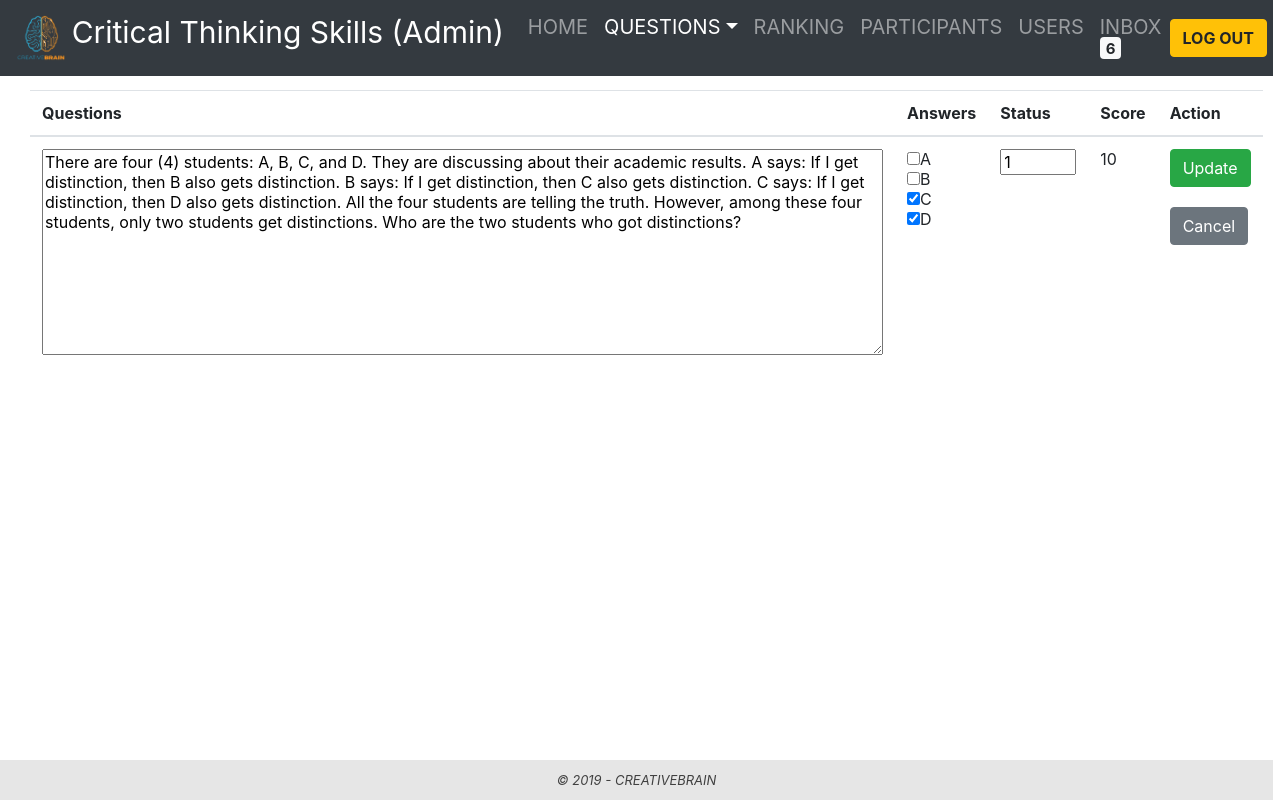
Screenshot of /admin/edit.php?edit=5 (signed in) with the database file from the repository.
### tables this page shows
CREATE TABLE `question` (
  `id` int(8) NOT NULL,
  `title` varchar(1024) DEFAULT NULL,
  `image` varchar(128) DEFAULT NULL,
  `score` int(8) DEFAULT NULL,
  `avgScore` decimal(10,2) NOT NULL DEFAULT '0.00',
  `status` int(2) NOT NULL DEFAULT '1'
);

### admin/edit.php (the view, shortened to what this page needs)
<!DOCTYPE html>
<?php
include ('connect.php');
$sqlPage = '
SELECT 		COUNT(id)
FROM 		message
WHERE NOT 	status =  0';
$resultPage 	= $conn->query($sqlPage);
$rowPage 		= $resultPage->fetch_row();
$total_records 	= $rowPage[0];
?>
<html>
<head>
	<link rel="stylesheet" type="text/css" href="admin.css">
	<link rel="stylesheet" href="https://stackpath.bootstrapcdn.com/bootstrap/4.3.1/css/bootstrap.min.css">
</head>
<body>
	<nav class="navbar navbar-expand-lg navbar-dark bg-dark fixed-top">
		<a class="navbar-brand" href="home.php">
			<img src= "../Brain Logo.png" style="width: 50px; height: 50px">
			<span style="font-size:30px">Critical Thinking Skills (Admin)</span></a>
			<div class="collapse navbar-collapse" id="navbarSupportedContent" style="font-size:20px;">
				<ul class="navbar-nav mr-auto">
					<li class="nav-item">
						<a class="nav-link" href="home.php">HOME</a>
					</li>
					<li class="nav-item dropdown active">
						<a class="nav-link dropdown-toggle" href="questions.php" id="navbarDropdown" role="button" data-toggle="dropdown" aria-haspopup="true" aria-expanded="false">QUESTIONS</a>
					</li>
					<li class="nav-item">
						<a class="nav-link" href="ranking.php">RANKING</a>
					</li>
					<li class="nav-item">
						<a class="nav-link" href="participants.php">PARTICIPANTS</a>
					</li>
					<li class="nav-item">
						<a class="nav-link" href="users.php">USERS</a>
					</li>
					<li class="nav-item">
						<a class="nav-link" href="message.php">INBOX <span class="badge badge-light"><?php echo $total_records; ?></span></a>
					</li>
				</ul>
				<a class="btn btn-warning" style="font-weight: bold" href="logout.php">LOG&nbspOUT</a>
			</div>
		</nav>
		<div class="container1">
			<?php
			if(isset($_GET['edit'])){
				$id = $_GET['edit'];
				$sql = "SELECT * FROM question WHERE id = '$id'";
				$result = $conn->query($sql);
				$row = $result->fetch_assoc();
				$status = $row['status'];
				$score = $row['score'];
			}
			?>
			<form action = "edit.php?edit=<?php echo $id ?>" method="POST">
				<table id="DynamicTable" class="table table-hover">
					<thead>
						<tr>
							<th scope="col">Questions</th>
							<th scope="col">Answers</th>
							<th scope="col">Status</th>
							<th scope="col">Score</th>
							<th scope="col">Action</th>
						</tr>
					</thead>
					<tbody>
						<tr>
							<td>
								<textarea rows=10 cols=80 name="newQues"><?php echo $row['title']; ?></textarea>
							</td>
							<td style ="text-align: left;">
								<?php
								$sql = "SELECT type, id FROM ans WHERE quesID = '$id'";
								$result = $conn->query($sql);
								$typeID = array();
								while($row = $result->fetch_assoc()) {
									$type = $row["type"];
									array_push($typeID, $row["id"]);
								}
								if($type == 1){
									for($s = 0; $s < sizeof($typeID);$s ++){
										$sql = "SELECT value FROM ans_type_checkbox WHERE ans = 1 AND ansID = '$typeID[$s]'";
										$result = $conn->query($sql);
										$correctAns = array();
										while($row = $result->fetch_assoc()) {
											array_push($correctAns, $row["value"]);
										}
										$sql = "SELECT value FROM ans_type_checkbox WHERE ansID = '$typeID[$s]'";
										$result = $conn->query($sql);
										$options = array();
										while($row = $result->fetch_assoc()) {
											array_push($options, $row["value"]);
										}
										$bool = false;
										$zz= 0;
										for($q = 0; $q < sizeof($options); $q++)
										{
											for($z = 0; $z < sizeOf($correctAns); $z ++){
												if(strcmp($options[$q], $correctAns[$z]) == 0)
												{
													$bool = true;
													$zz = $z;
													$z = sizeOf($correctAns);
												}
												else{
													$bool = false;
													$zz = $z;
												}
											}
											if($bool){
												echo '<input type="checkbox" name="newCheckbox['.$typeID[$s].']['.$q.']" value="'.$correctAns[$zz].'" checked="checked">'.$correctAns[$zz].'<br>';
											}
											else{
												echo '<input type="checkbox" name="newCheckbox['.$typeID[$s].']['.$q.']" value="'.$options[$q].'">'.$options[$q].'<br>';
											}
										}
										echo "<br>";
									}
								}
								?>
							</td>
							<td>
								<input type="number" min="1" max="2" name="newStatus" value="<?php echo $status; ?>">
							</td>
							<td>
								<?php echo $score; ?>
							</td>
							<td>
								<input class="btn btn-success" type="submit" value="Update"><br><br>
								<input class="btn btn-secondary" type="button" name="cancel" value="Cancel" onclick="window.location='questions.php'" />
							</td>
						</tr>
					</tbody>
				</table>
			</form>
		</div>
		<footer style=" position: fixed">
			&copy 2019 - CREATIVEBRAIN
		</footer>
	</body>
	</html>

### admin/admin.css (style rules this page uses)
body { font-family: Arial, Helvetica, sans-serif; }
* { box-sizing: border-box; line-height: 20px; }
body { padding-top: 90px; }
.container1 { padding: 0px 30px 70px; width: 100%; }
footer { font-size: small; font-style: italic; width: 100%; text-align: center; background-color: #e6e6e6; padding: 10px; color: #404040; bottom: 0; position: fixed; left: 0; bottom: 0; z-index: 10000; }

### rows the page displays
question: newQues "There are four (4) students: A, B, C, and D. They are discussing about their academic results. A says: If I get distinction, then B also gets distinction. B says: If I get distinction, then C also gets distinction. C says: If I get distinction, then D also gets distinction. All the four students are telling the truth. However, among these four students, only two students get distinctions. Who are the two students who got distinctions?", newStatus "1", score "10"

### other values shown
$total_records "6"
$options[$q] "A"
$options[$q] "B"
$correctAns[$zz] "C"
$correctAns[$zz] "D"
